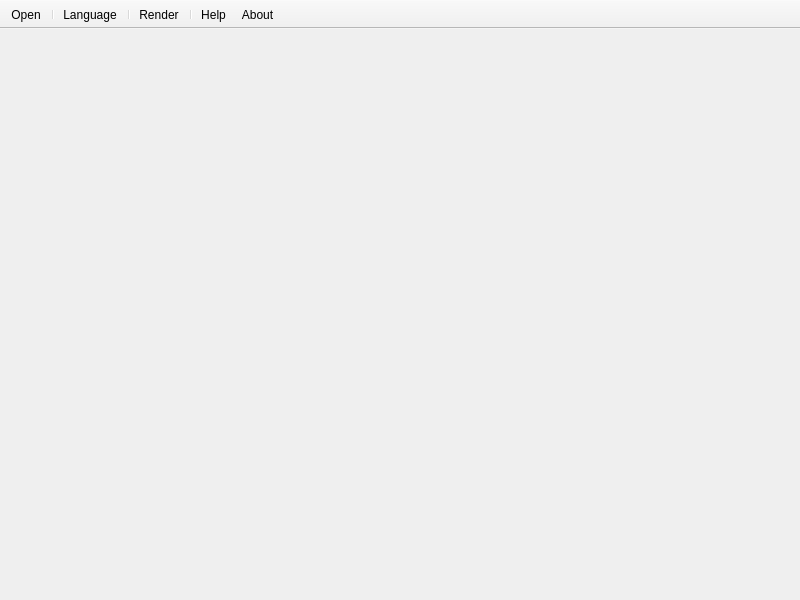
<?xml version="1.0" encoding="UTF-8"?>
<ui version="4.0">
 <class>MainWindow</class>
 <widget class="QMainWindow" name="MainWindow">
  <property name="geometry">
   <rect>
    <x>0</x>
    <y>0</y>
    <width>800</width>
    <height>600</height>
   </rect>
  </property>
  <property name="contextMenuPolicy">
   <enum>Qt::NoContextMenu</enum>
  </property>
  <property name="windowTitle">
   <string>Untitled - Aort</string>
  </property>
  <property name="iconSize">
   <size>
    <width>32</width>
    <height>32</height>
   </size>
  </property>
  <property name="toolButtonStyle">
   <enum>Qt::ToolButtonTextUnderIcon</enum>
  </property>
  <widget class="QWidget" name="centralwidget"/>
  <widget class="QToolBar" name="toolBar">
   <property name="windowTitle">
    <string>toolBar</string>
   </property>
   <property name="movable">
    <bool>false</bool>
   </property>
   <property name="floatable">
    <bool>false</bool>
   </property>
   <attribute name="toolBarArea">
    <enum>TopToolBarArea</enum>
   </attribute>
   <attribute name="toolBarBreak">
    <bool>false</bool>
   </attribute>
   <addaction name="actionOpen"/>
   <addaction name="separator"/>
   <addaction name="actionLanguage"/>
   <addaction name="separator"/>
   <addaction name="actionRender"/>
   <addaction name="separator"/>
   <addaction name="actionHelp"/>
   <addaction name="actionAbout"/>
  </widget>
  <action name="actionOpen">
   <property name="icon">
    <iconset resource="../resources.qrc">
     <normaloff>:/icons/document-open.png</normaloff>:/icons/document-open.png</iconset>
   </property>
   <property name="text">
    <string>Open</string>
   </property>
   <property name="shortcut">
    <string>Ctrl+O</string>
   </property>
  </action>
  <action name="actionLanguage">
   <property name="icon">
    <iconset resource="../resources.qrc">
     <normaloff>:/icons/preferences-desktop-locale.png</normaloff>:/icons/preferences-desktop-locale.png</iconset>
   </property>
   <property name="text">
    <string>Language</string>
   </property>
  </action>
  <action name="actionHelp">
   <property name="icon">
    <iconset resource="../resources.qrc">
     <normaloff>:/icons/system-help.png</normaloff>:/icons/system-help.png</iconset>
   </property>
   <property name="text">
    <string>Help</string>
   </property>
   <property name="shortcut">
    <string>F1</string>
   </property>
  </action>
  <action name="actionAbout">
   <property name="icon">
    <iconset resource="../resources.qrc">
     <normaloff>:/icons/system-about.png</normaloff>:/icons/system-about.png</iconset>
   </property>
   <property name="text">
    <string>About</string>
   </property>
  </action>
  <action name="actionRender">
   <property name="icon">
    <iconset resource="../resources.qrc">
     <normaloff>:/icons/image-x-generic.png</normaloff>:/icons/image-x-generic.png</iconset>
   </property>
   <property name="text">
    <string>Render</string>
   </property>
  </action>
 </widget>
 <resources>
  <include location="../resources.qrc"/>
 </resources>
 <connections/>
</ui>
